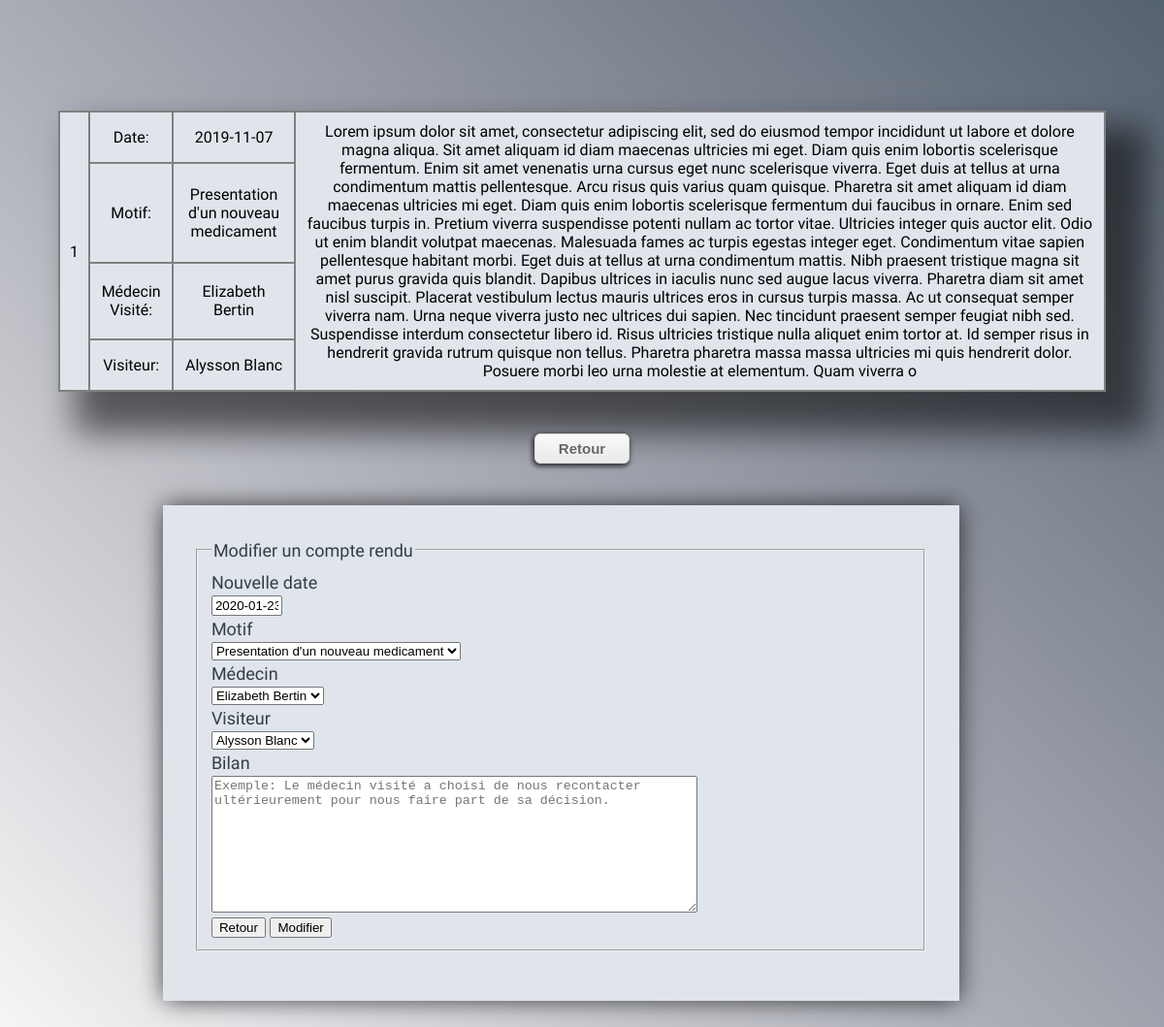
Screenshot of /Site_GalaxySB/PHP/modifCR.php?idCR=1 (signed in) with the database file from the repository.
### tables this page shows
CREATE TABLE `compterendu` (
  `idCR` int(5) NOT NULL,
  `dateCR` date NOT NULL,
  `visiteurCR` varchar(100) NOT NULL,
  `medecinCR` varchar(100) NOT NULL,
  `motifCR` varchar(100) NOT NULL,
  `bilanCR` varchar(1500) NOT NULL,
  `redigePar` int(5) NOT NULL,
  `modifierPar` int(5) DEFAULT NULL
);

### Site_GalaxySB/PHP/modifCR.php (the view, shortened to what this page needs)
<?php
require("connect.php");
if (isset($_SESSION['login'])) {
    $idCR = $_GET['idCR'];
    $date = date('Y-m-d');
?>
<html>
    <head>
		<link rel="stylesheet" href="../CSS/global.css">
        <link rel="stylesheet" href="../CSS/modifCR.css">
    </head>
    <body>
    <?php
        $reponse = $db->query("SELECT idCR,dateCR, motifCR, medecinCR, visiteurCR, bilanCR FROM compterendu WHERE idCR='$idCR'");
        ($donnees = $reponse->fetch())
    ?>
    <div id="content">
            <table>
                <tr>
                    <TD class=".p5" rowspan="4"><?php echo "$donnees[idCR]"; ?></TD>
                    <TD class=".p5">Date:</TD>
                    <TD class=".p36"><?php echo "$donnees[dateCR]"; ?></TD>
                    <td class=".p64" rowspan="4"><?php echo "$donnees[bilanCR]"; ?></td>
                </tr>
                <tr>
                    <td class=".p5">Motif:</td>
                    <td class=".p36" ><?php echo "$donnees[motifCR]"; ?></td>
                </tr>
                <tr>
                    <td class=".p5">Médecin Visité:</td>
                    <td class=".p36" ><?php echo "$donnees[medecinCR]"; ?></td>
                </tr>
                <tr>
                    <td class=".p5">Visiteur:</td>
                    <td class=".p36" ><?php echo "$donnees[visiteurCR]"; ?></td>
                </tr>
            </table>
    <input class="myButton" type="button" value="Retour" onclick="history.back()">
    <div class="AllFormMedic">
        <div class="container">
    <form name="formMODIFIER_CR" class="well form-horizontal" action="modifCR_Final.php" method="POST" id="ModifierCR_form">
        <fieldset>
        <legend>Modifier un compte rendu</legend>
            <div class="form-group">
              <label class="col-md-4 control-label">Nouvelle date</label>
              <div class="input-group">
              <input type="text" size="6" name="dateCR_Modif" class="zone" value="<?php echo($date); ?>" readonly/>
              </div>
            </div>
            <div class="form-group">
  <label class="col-md-4 control-label">Motif</label>
    <div class="input-group">
    <select  name="motifCR" class="zone">
      <option selected value="Presentation d'un nouveau medicament">Presentation d'un nouveau medicament</option>
    </select>
  </div>
</div>
            <div class="form-group">
  <label class="col-md-4 control-label">Médecin</label>
    <div class="input-group">
    <select  name="medecinCR" class="zone">
      <option selected value="Elizabeth Bertin">Elizabeth Bertin</option>
    </select>
  </div>
</div>
<div class="form-group">
  <label class="col-md-4 control-label">Visiteur</label>
    <div class="input-group">
    <select name="visiteurCR" class="zone">
      <option selected value="Alysson Blanc">Alysson Blanc</option>
    </select>
  </div>
</div>
    <div class="form-group">
      <label class="col-md-4 control-label">Bilan</label>
        <div class="input-group">
            <textarea rows="8" cols="60" name="bilanCR" class="zone" placeholder="Exemple: Le médecin visité a choisi de nous recontacter ultérieurement pour nous faire part de sa décision." required maxlength="1500"></textarea>
      </div>
    </div>
            <div class="boutonRV">
            <input type="reset" value="Retour">
            <input type="submit" value="Modifier">
        </div>
        </fieldset>
    </form>
</div>
</body>
</html>
<?php }else{
    header("location:../login.php");
}

### Site_GalaxySB/CSS/global.css (style rules this page uses)
body { margin: 0; background: #556270; color: #353d46; font: 18px/27px 'Oxygen', sans-serif; }
.AllFormMedic { background-color: #dfe5eb; margin-left: 20%; padding: 3%; width: 70%; height: auto; overflow: hidden; margin: auto; margin-right: auto; box-shadow: 0px 0px 24px -1px rgba(0,0,0,0.75); }
.myButton { display: block; margin-right: auto; margin-left: auto; box-shadow:inset 0px 1px 0px 0px #ffffff; background:linear-gradient(to bottom, #f9f9f9 5%, #e9e9e9 100%); background-color:#f9f9f9; border-radius:6px; border:1px solid #dcdcdc; cursor:pointer; color:#666666; font-family:Arial; font-size:15px; font-weight:bold; padding:6px 24px; text-decoration:none; text-shadow:0px 1px 0px #ffffff; }
div#content { position: fixed; top: 0; left: 0; width: 100%; height: 100%; padding: 60px; overflow: scroll; background: #fcfeff; border-radius: 0; box-sizing: border-box; box-shadow: -3px 0 6px #4a5562; transition: all 300ms; background-image: linear-gradient(to right top, #ffffff, #d4d5d9, #aaacb5, #7f8692, #556270); }
textarea { overflow: scroll; }

### Site_GalaxySB/CSS/modifCR.css (style rules this page uses)
table { margin-top: 5%; margin-bottom: 4%; width: 1000px; padding-left: 7%; padding-right: 7%; margin-right: auto; margin-left: auto; box-shadow: 30px 30px 33px 13px rgba(0,0,0,0.55); }
.myButton { display: block; margin-right: auto; margin-left: auto; box-shadow: -1px 2px 5px 1px rgba(0, 0, 0, 0.7); background:linear-gradient(to bottom, #f9f9f9 5%, #e9e9e9 100%); background-color:#f9f9f9; border-radius:6px; border:1px solid #dcdcdc; cursor:pointer; color:#666666; font-family:Arial; font-size:15px; font-weight:bold; padding:6px 24px; text-decoration:none; text-shadow:0px 1px 0px #ffffff; }
.AllFormMedic { margin:10%; margin-top: 4%; }
table { border-collapse:collapse; width: auto; }
td { background: #dfe5eb; color: black; text-align:center; border :2px solid gray; padding:10px; }
html,body { height:100%; margin:0; padding: 0; background-image: linear-gradient(to right top, #ffffff, #d4d5d9, #aaacb5, #7f8692, #556270); }

### rows the page displays
compterendu: idCR "1", dateCR "2019-11-07", bilanCR "Lorem ipsum dolor sit amet, consectetur adipiscing elit, sed do eiusmod tempor incididunt ut labore et dolore magna aliqua. Sit amet aliquam id diam maecenas ultricies mi eget. Diam quis enim lobortis scelerisque fermentum. Enim sit amet venenatis urna cursus eget nunc scelerisque viverra. Eget duis at tellus at urna condimentum mattis pellentesque. Arcu risus quis varius quam quisque. Pharetra sit amet aliquam id diam maecenas ultricies mi eget. Diam quis enim lobortis scelerisque fermentum dui faucibus in ornare. Enim sed faucibus turpis in. Pretium viverra suspendisse potenti nullam ac tortor vitae. Ultricies integer quis auctor elit. Odio ut enim blandit volutpat maecenas. Malesuada…", motifCR "Presentation d'un nouveau medicament", medecinCR "Elizabeth Bertin", visiteurCR "Alysson Blanc"
